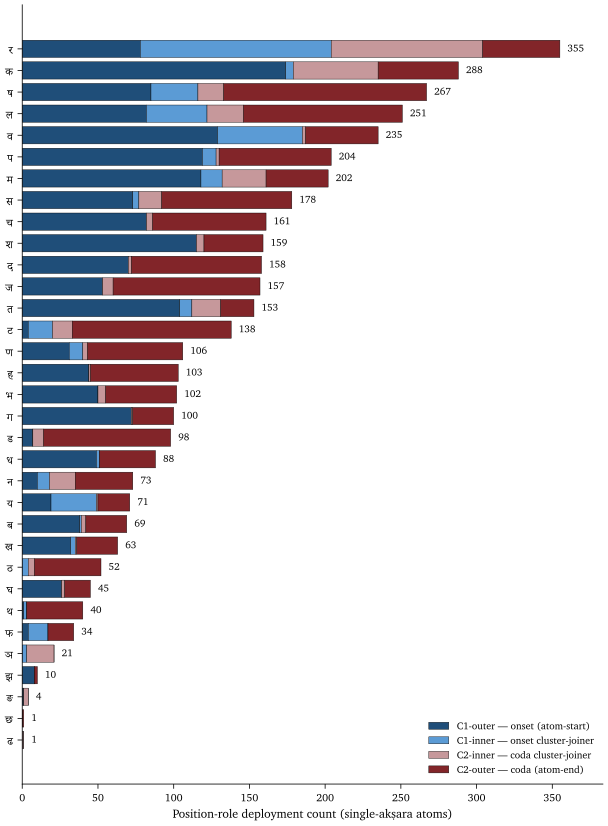

This figure's Python source:
"""Inner vs outer position roles per consonant across single-akṣara dhātus.

For each of the 33 consonants in the varṇamālā, shows how its deployment
breaks down across the four position-roles:

  C₁ₒ — onset_outer (atom-start)
  C₁ᵢ — onset_inner (cluster-joiner before vowel)
  C₂ᵢ — coda_inner  (cluster-joiner after vowel)
  C₂ₒ — coda_outer  (atom-end)

Data: analysis/dhatupatha/ — single-akṣara atoms (~1,852 atoms),
classified via analyze_position_roles.py.

Run: python3 figures/building_dhatuh/position_roles.py
"""

import sys
from collections import Counter, defaultdict
from pathlib import Path

# Make figures/_shared/style.py importable from this subdirectory.
sys.path.insert(0, str(Path(__file__).resolve().parent.parent))

# Make analysis scripts importable
sys.path.insert(0, str(Path(__file__).resolve().parent.parent.parent / "analysis" / "dhatupatha" / "scripts"))

import matplotlib.pyplot as plt
from matplotlib.patches import Patch

from _shared.style import setup, savefig

from analyze_dhatupatha import strip_anubandhas, strip_markers, classify_phonemes, VOWELS
from analyze_internal_structure import DEV, ALL_CONS
from analyze_position_roles import load_atoms, classify_position_roles


# Color palette — onset shades blue, coda shades red, outer darker, inner lighter
COLOR_ONSET_OUTER = "#1F4E79"  # dark blue
COLOR_ONSET_INNER = "#5B9BD5"  # light blue
COLOR_CODA_INNER  = "#C6989B"  # light red
COLOR_CODA_OUTER  = "#822529"  # dark red


def main():
    atoms = load_atoms()
    single = [a for a in atoms if a[3].count("V") == 1]

    role_counts = defaultdict(lambda: Counter())
    for gana, idx, stripped, pattern in single:
        for ch, role in classify_position_roles(stripped, pattern):
            role_counts[ch][role] += 1

    # Build rows for each consonant with role counts; sort by total productivity
    rows = []
    for c in ALL_CONS:
        r = role_counts.get(c, Counter())
        oo = r.get("onset_outer", 0)
        oi = r.get("onset_inner", 0)
        ci = r.get("coda_inner", 0)
        co = r.get("coda_outer", 0)
        total = oo + oi + ci + co
        if total > 0:
            rows.append((c, oo, oi, ci, co, total))
    rows.sort(key=lambda r: -r[5])

    cons_labels = [DEV[r[0]] for r in rows]
    oo_vals = [r[1] for r in rows]
    oi_vals = [r[2] for r in rows]
    ci_vals = [r[3] for r in rows]
    co_vals = [r[4] for r in rows]
    totals = [r[5] for r in rows]

    n = len(rows)
    fig, ax = setup(figsize=(6.5, 0.22 * n + 1.5))

    y = list(range(n))[::-1]  # most-productive at top

    # Horizontal stacked bars
    left = [0] * n
    ax.barh(y, oo_vals, left=left, color=COLOR_ONSET_OUTER, edgecolor="black", linewidth=0.3, label="C₁₀ onset-outer")
    left = [a + b for a, b in zip(left, oo_vals)]
    ax.barh(y, oi_vals, left=left, color=COLOR_ONSET_INNER, edgecolor="black", linewidth=0.3, label="C₁ᵢ onset-inner")
    left = [a + b for a, b in zip(left, oi_vals)]
    ax.barh(y, ci_vals, left=left, color=COLOR_CODA_INNER, edgecolor="black", linewidth=0.3, label="C₂ᵢ coda-inner")
    left = [a + b for a, b in zip(left, ci_vals)]
    ax.barh(y, co_vals, left=left, color=COLOR_CODA_OUTER, edgecolor="black", linewidth=0.3, label="C₂₀ coda-outer")

    ax.set_yticks(y)
    ax.set_yticklabels(cons_labels, fontsize=10)
    ax.set_xlabel("Position-role deployment count (single-akṣara atoms)")
    ax.set_xlim(0, max(totals) * 1.08)

    # Total count annotation at end of each bar
    for yi, total in zip(y, totals):
        ax.text(total + 5, yi, str(total), va="center", fontsize=7.5)

    ax.spines["top"].set_visible(False)
    ax.spines["right"].set_visible(False)
    ax.yaxis.set_ticks_position("left")
    ax.xaxis.set_ticks_position("bottom")

    # Legend — manually controlled order (subscripts avoided due to font glyph gaps)
    legend_handles = [
        Patch(facecolor=COLOR_ONSET_OUTER, edgecolor="black", linewidth=0.3, label="C1-outer — onset (atom-start)"),
        Patch(facecolor=COLOR_ONSET_INNER, edgecolor="black", linewidth=0.3, label="C1-inner — onset cluster-joiner"),
        Patch(facecolor=COLOR_CODA_INNER,  edgecolor="black", linewidth=0.3, label="C2-inner — coda cluster-joiner"),
        Patch(facecolor=COLOR_CODA_OUTER,  edgecolor="black", linewidth=0.3, label="C2-outer — coda (atom-end)"),
    ]
    ax.legend(handles=legend_handles, loc="lower right", fontsize=7.5, frameon=False)

    plt.tight_layout()
    savefig("position_roles", dir=Path(__file__).resolve().parent)


if __name__ == "__main__":
    main()
